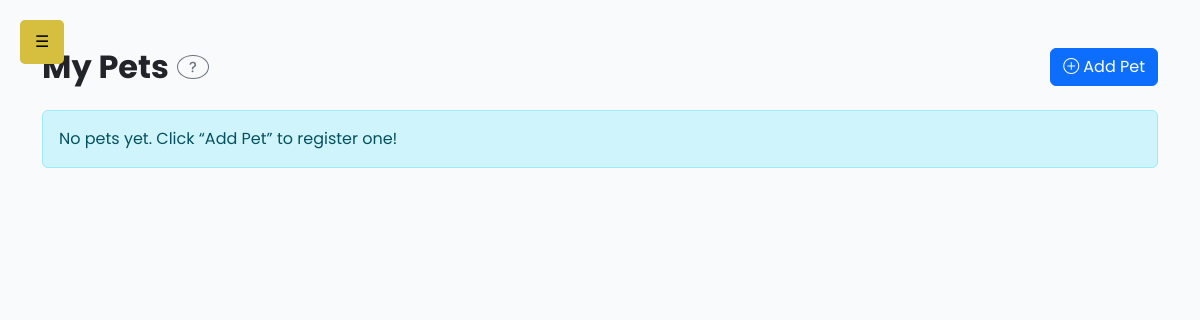
Page /user/user-pets-add.php (signed in) on the earlier database version.
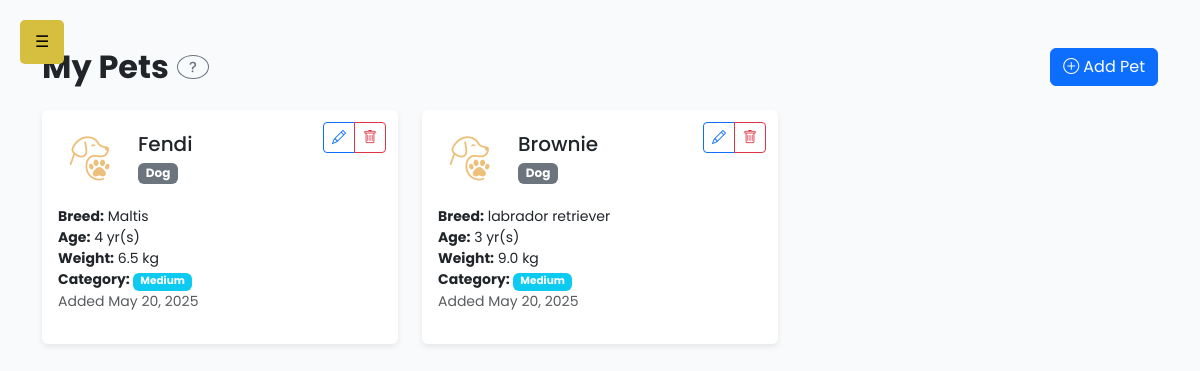
Same page on the later database version.
### tables this page shows
CREATE TABLE `pets` (
  `id` int(11) NOT NULL,
  `user_id` int(11) NOT NULL,
  `pet_name` varchar(100) NOT NULL,
  `pet_type` enum('Dog','Cat') NOT NULL,
  `breed` varchar(100) NOT NULL,
  `age` int(11) NOT NULL,
  `weight` decimal(5,2) NOT NULL,
  `created_at` timestamp NOT NULL DEFAULT current_timestamp()
);

CREATE TABLE `weight_categories` (
  `id` int(11) NOT NULL,
  `category_name` enum('Small','Medium','Large','XL') NOT NULL,
  `min_kg` decimal(5,2) NOT NULL,
  `max_kg` decimal(5,2) NOT NULL
);

### user/user-pets-add.php (the view, shortened to what this page needs)
<?php
include_once 'user-navigation.php';
include_once '../db.php';
function getUserId(mysqli $conn, string $email): ?int {
    $stmt = $conn->prepare("SELECT id FROM users WHERE email = ? LIMIT 1");
    $stmt->bind_param("s", $email);
    $stmt->execute();
    $stmt->bind_result($uid);
    return $uid ?: null;
}
$email   = $_SESSION['email'];
$user_id = getUserId($conn, $email);
$weightCats = [];
$catTooltipParts = [];
$res = $conn->query("SELECT category_name, min_kg, max_kg FROM weight_categories ORDER BY min_kg ASC");
while ($row = $res->fetch_assoc()) {
    $weightCats[] = $row;
    $catTooltipParts[] = "{$row['category_name']} = {$row['min_kg']}-{$row['max_kg']} kg";
}
$weightTooltipAll = implode(', ', $catTooltipParts);
function classifyWeight(float $kg, array $cats): string {
    foreach ($cats as $c) {
        if ($kg >= (float)$c['min_kg'] && $kg <= (float)$c['max_kg']) {
            return $c['category_name'];
        }
    }
    return 'N/A';
}
$pets = [];
if ($user_id) {
    $stmt = $conn->prepare(
        "SELECT id, pet_name, pet_type, breed, age, weight, created_at
         FROM pets
         WHERE user_id = ?
         ORDER BY created_at DESC"
    );
    $stmt->bind_param("i", $user_id);
    $stmt->execute();
    $res = $stmt->get_result();
    while ($row = $res->fetch_assoc()) $pets[] = $row;
}
?>
<!DOCTYPE html>
<html lang="en">
<head>
  <link href="https://cdn.jsdelivr.net/npm/bootstrap@5.3.3/dist/css/bootstrap.min.css" rel="stylesheet">
</head>
<body>
<div class="container py-5">
  <div class="d-flex justify-content-between align-items-center mb-4">
    <div class="d-flex align-items-center gap-2">
      <h2 class="fw-bold m-0">My Pets</h2>
      <button class="btn btn-outline-secondary btn-sm rounded-circle lh-1"
              data-bs-toggle="tooltip" data-bs-placement="right"
              title="Manage your registered pets. Each pet is classified automatically using weight categories: <?= $weightTooltipAll ?>.">
        <i class="bi bi-question-lg"></i>
      </button>
    </div>
    <button class="btn btn-primary" data-bs-toggle="modal" data-bs-target="#addPetModal">
      <i class="bi bi-plus-circle me-1"></i>Add Pet
    </button>
  </div>
  <?php if (!$pets): ?>
    <div class="alert alert-info">No pets yet. Click “Add Pet” to register one!</div>
  <?php else: ?>
    <div class="row g-4">
    <?php foreach ($pets as $p):
        $icon         = $p['pet_type'] === 'Dog' ? '../img/pup-paws.png' : '../img/Cat-paws.png';
        $weightClass  = classifyWeight((float)$p['weight'], $weightCats);
    ?>
      <div class="col-md-6 col-lg-4">
        <div class="card card-pet p-3 h-100">
          <div class="pet-actions btn-group btn-group-sm">
            <button class="btn btn-outline-primary editBtn"
                    data-id="<?= $p['id'] ?>"
                    data-name="<?= htmlspecialchars($p['pet_name']) ?>"
                    data-type="<?= $p['pet_type'] ?>"
                    data-breed="<?= htmlspecialchars($p['breed']) ?>"
                    data-age="<?= $p['age'] ?>"
                    data-weight="<?= $p['weight'] ?>"
                    data-bs-toggle="modal" data-bs-target="#editPetModal">
              <i class="bi bi-pencil"></i>
            </button>
            <button class="btn btn-outline-danger deleteBtn"
                    data-id="<?= $p['id'] ?>"
                    data-name="<?= htmlspecialchars($p['pet_name']) ?>"
                    data-bs-toggle="modal" data-bs-target="#deletePetModal">
              <i class="bi bi-trash"></i>
            </button>
          </div>
          <div class="d-flex align-items-center gap-3">
            <img src="<?= $icon ?>" alt="avatar" class="pet-avatar">
            <div>
              <h5 class="mb-1"><?= htmlspecialchars($p['pet_name']) ?></h5>
              <span class="badge bg-secondary"><?= $p['pet_type'] ?></span>
            </div>
          </div>
          <ul class="list-unstyled mt-3 small">
            <li><strong>Breed:</strong> <?= htmlspecialchars($p['breed']) ?></li>
            <li><strong>Age:</strong> <?= $p['age'] ?> yr(s)</li>
            <li><strong>Weight:</strong> <?= number_format($p['weight'],1) ?> kg</li>
            <li>
              <strong>Category:</strong>
              <span class="badge bg-info"
                    data-bs-toggle="tooltip"
                    title="<?= $weightTooltipAll ?>">
                <?= $weightClass ?>
              </span>
            </li>
            <li class="text-muted">Added <?= date('M d, Y', strtotime($p['created_at'])) ?></li>
          </ul>
        </div>
      </div>
    <?php endforeach; ?>
    </div>
  <?php endif; ?>
</div>
<link href="https://cdn.jsdelivr.net/npm/bootstrap-icons@1.11.3/font/bootstrap-icons.css" rel="stylesheet">
</body>
</html>

Differences in the rows shown:
added pets: pet_name "Fendi", pet_type "Dog", breed "Maltis", age "4", weight "6.5", weight.category_name "Medium", created_at "May 20, 2025"
added pets: pet_name "Brownie", pet_type "Dog", breed "labrador retriever", age "3", weight "9.0", weight.category_name "Medium", created_at "May 20, 2025"
Other differences:
text no longer shown: "No pets yet. Click “Add Pet” to register one!"
